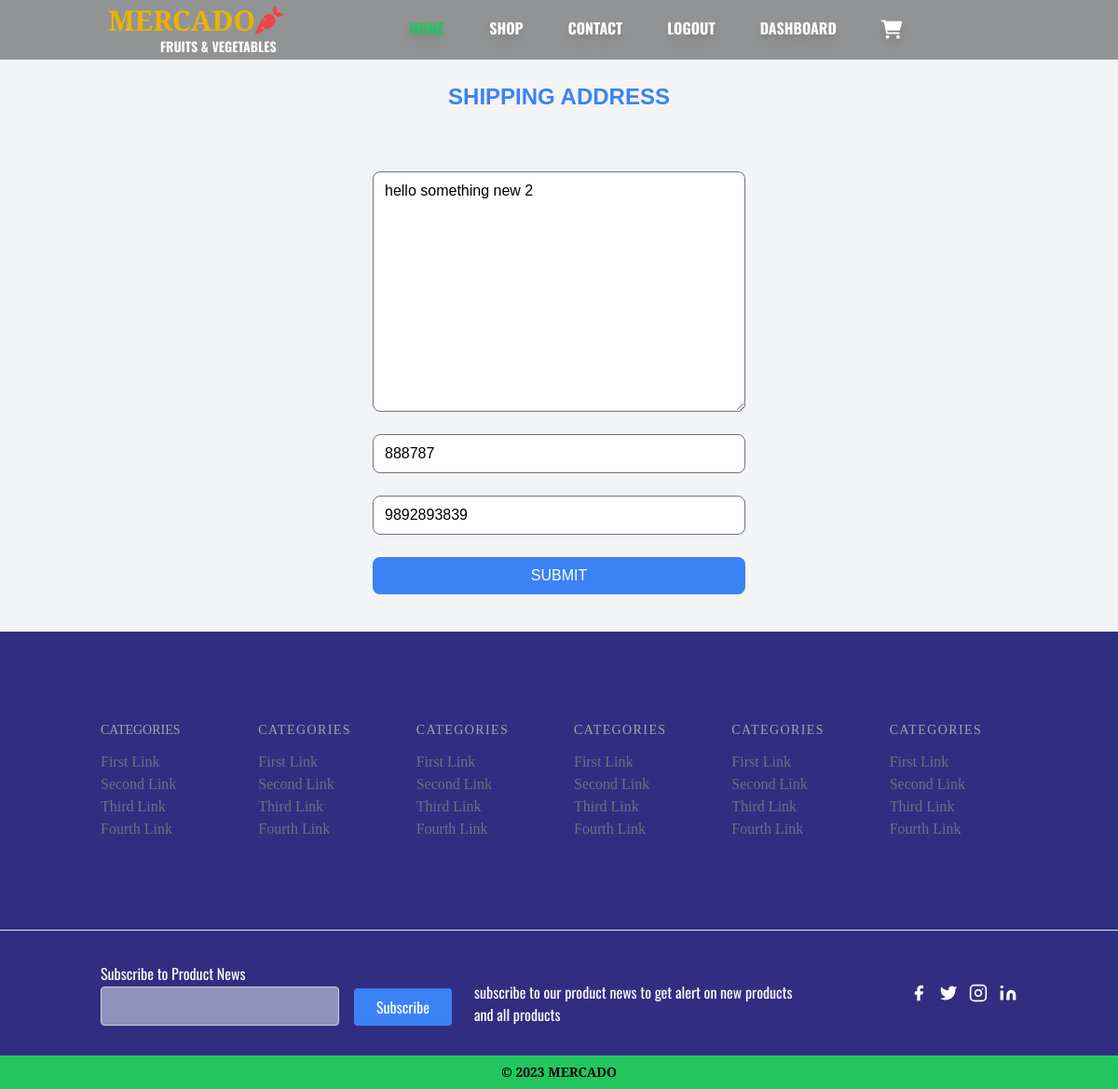
Screenshot of /add_shipping_address/ (signed in) with the database file from the repository.
### myapp/models.py (models this page shows)
class Shipping(models.Model):
    user=models.ForeignKey(CustomUser,on_delete=models.CASCADE)
    shipping_address=models.CharField(max_length=1000)
    zip=models.IntegerField()
    phone=models.PositiveBigIntegerField()

### myapp/views.py (the view)
# urls.py: path('add_shipping_address/',views.add_shipping_address,name="add_shipping_address"),
def add_shipping_address(request):
	if request.user.is_authenticated:
		if request.method=="POST":
			address=request.POST['address']
			zip=request.POST['zip']
			phone=request.POST['phone']
			try:
				s=Shipping.objects.get(user=request.user)
				s.shipping_address=address
				s.zip=zip
				s.phone=phone
				s.save()
			except:
				s1=Shipping(user=request.user,shipping_address=address,zip=zip,phone=phone)
				s1.save()
			messages.success(request,"shipping address added successfully")
			return redirect('payment_process')
		else:
			s=Shipping.objects.filter(user=request.user)
			return render(request,"myapp/add_shipping_address.html",{"s":s})
	else:
		return redirect('login')

### myapp/templates/myapp/add_shipping_address.html (shortened to what this page needs)
{% extends 'myapp/index.html' %}
{% block shipping_address %}
{% include 'myapp/navbar.html' %}
<h1 class="text-center mt-6 text-blue-500 uppercase text-2xl font-bold">shipping address</h1>
<form action="" method="POST" class="container m-auto py-10 flex flex-col space-y-6 w-1/3">
    {% if s %}
    {% for j in s %}
    <textarea name="address" id="" cols="30" rows="10" class="rounded-lg" placeholder="Adress here..." required>{{j.shipping_address}}</textarea>
    <input id="zip" name="zip" type="text" inputmode="numeric" pattern="[0-9]{6}" placeholder="zip code here" class="rounded-lg" maxlength="6" required value="{{j.zip}}">
  <input type="tel" id="phone" name="phone" placeholder="phone number here" pattern="[0-9]{10}" required class="rounded-lg" maxlength="10" value="{{j.phone}}">
  <input type="submit" value="submit" class="bg-blue-500 py-2 rounded-lg text-white uppercase">
  {% endfor %}
  {% endif %}
</form>
{% include 'myapp/footer.html' %}
{% endblock %}

### myapp/static/css/main.css (style rules this page uses)
body { overflow-y: scroll; font-family: Arial, Helvetica, sans-serif; scrollbar-width: none; }
:root { --primary: white; --secondary: gray; }

### rows the page displays
Shipping: address "hello something new 2", zip "888787", phone "9892893839"
